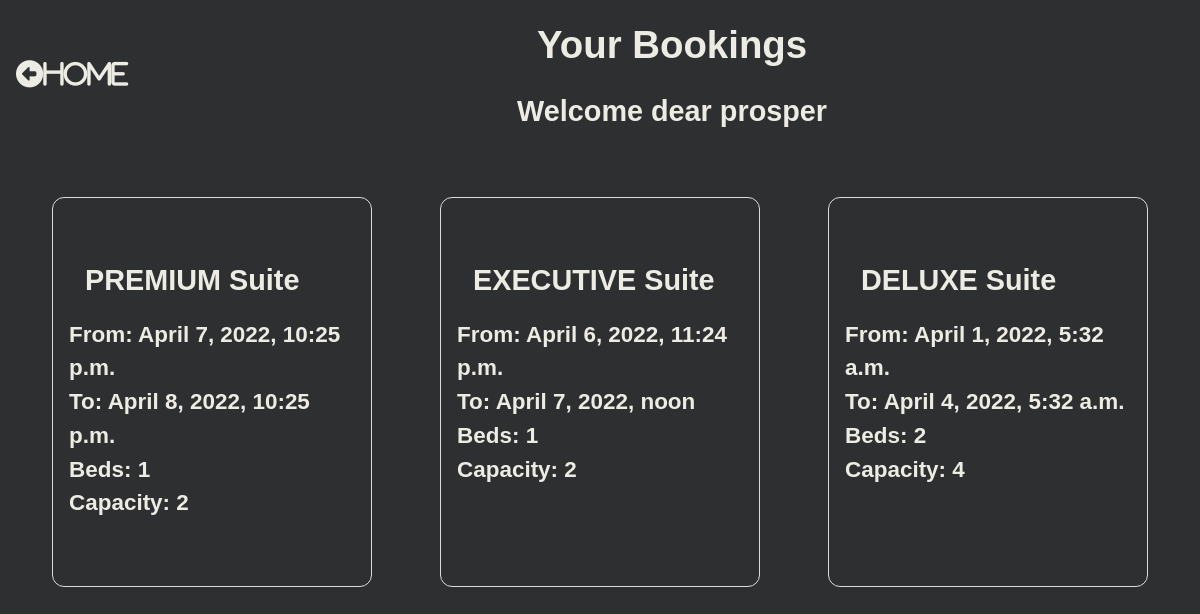
Before: /booking-list/ (signed in) with the older database file.
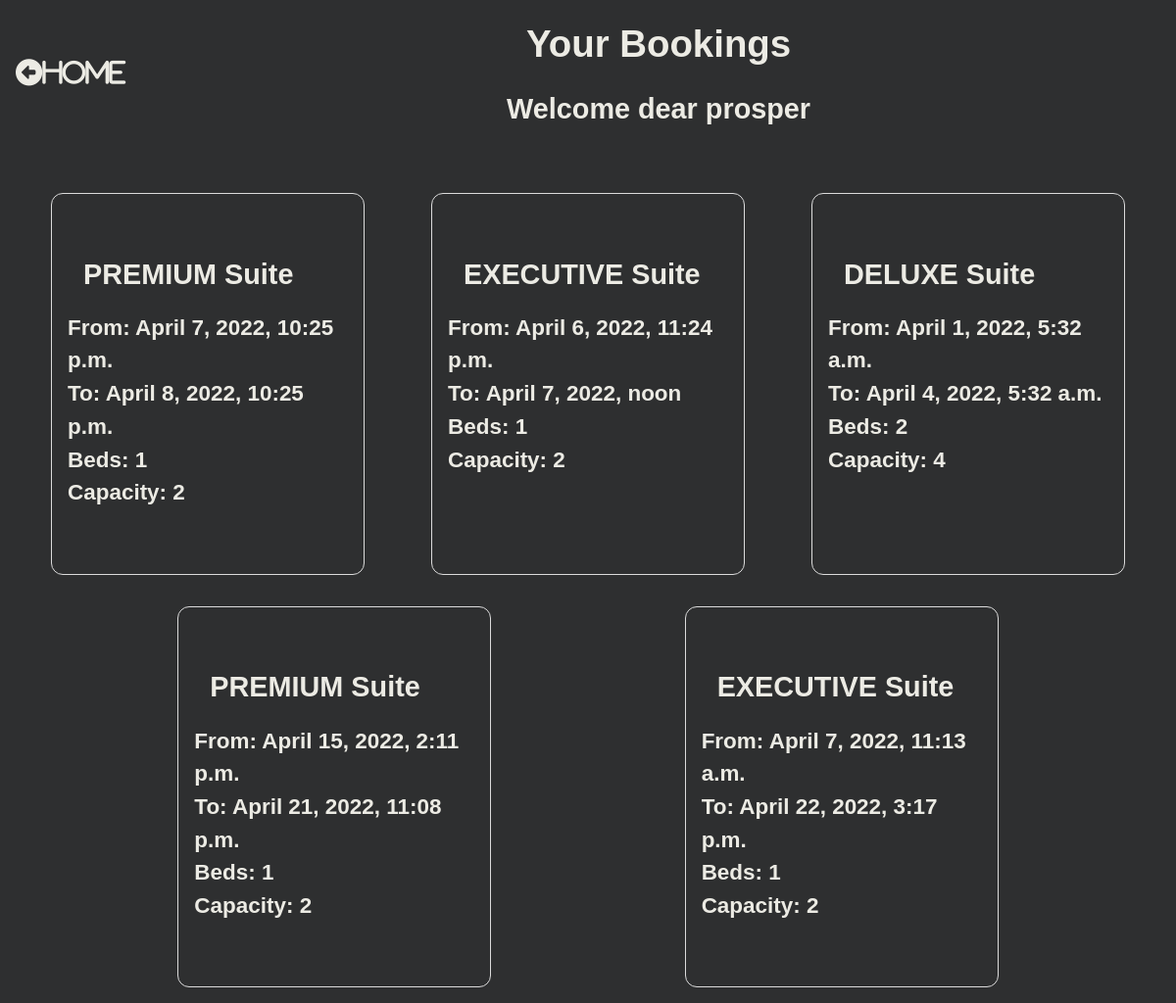
After: the same page with the newer database file.
### hotel/models.py (models this page shows, shortened)
class Booking(models.Model):
    user = models.ForeignKey(settings.AUTH_USER_MODEL, on_delete=models.CASCADE)
    room = models.ForeignKey(Room, on_delete=models.CASCADE)
    check_in = models.DateTimeField()
    check_out = models.DateTimeField()
    def get_room_category(self):
        room_categories = dict(self.room.ROOM_CATEGORIES)
        room_category = room_categories.get(self.room.category)
        return room_category
    def get_cancel_booking_url(self):
        return reverse_lazy('CancelBookingView', args=[self.pk])

class Room(models.Model):
    ROOM_CATEGORIES=(
        ('EXE', 'EXECUTIVE'),
        ('DEL', 'DELUXE'),
        ('PRE', 'PREMIUM'),
        ('STD', 'STANDARD'),
        ('PNT', 'PENTHOUSE')
    )
    number = models.IntegerField()
    category = models.CharField(max_length=3, choices=ROOM_CATEGORIES)
    beds = models.IntegerField()
    capacity = models.IntegerField()

### hotel/views.py (the view)
# urls.py: path("booking-list/", BookingListView.as_view(), name="BookingListView"),
class BookingListView(ListView):
    model = Booking
    template_name = "hotel/booking_list_view.html"
    def get_queryset(self, *args, **kwargs):
        if self.request.user.is_staff:
            booking_list = Booking.objects.all()
            return booking_list
        else:
            booking_list = Booking.objects.filter(user=self.request.user)
            return booking_list

### hotel/templates/hotel/booking_list_view.html (shortened to what this page needs)
{% load static %}
<!DOCTYPE html>
<html lang="en">
<head>
    <link rel="stylesheet" href="{% static 'hotel/css/booking_list_view.css' %}">
</head>
<body>
    <div class="content">
        <div class="header">
            <div class="headings">
                <h1>Your Bookings</h1>
                <h2>Welcome dear {{user}}</h2>
            </div>
            <div class="home">
                <div class="home">
                    <a href="{% url 'RoomListView' %}"><i class="fas fa-arrow-alt-circle-left">Home</i></a>
                </div>
            </div>
        </div>
        <div class="bookings">
            {% for booking in booking_list %}
            <div class="booking">
                <div class="category">
                    <h2>{{booking.get_room_category}} Suite</h2>
                </div>
                <div class="from">
                    <h3>From: {{booking.check_in}}</h3>
                </div>
                <div class="to">
                    <h3>To: {{booking.check_out}}</h3>
                </div>
                <div class="beds">
                    <h3>Beds: {{booking.room.beds}}</h3>
                </div>
                <div class="capacity">
                    <h3>Capacity: {{booking.room.capacity}}</h3>
                </div>
                <div class="cancel"><a href="{{ booking.get_cancel_booking_url }}" class="invisible"></a></div>
            </div>
            {% endfor %}
        </div>
</body>
</html>

Changed rows visible on the page:
added Booking: get_room_category "PREMIUM", check_in "April 15, 2022, 2:11 p.m.", check_out "April 21, 2022, 11:08 p.m.", room.beds "1", room.capacity "2"
added Booking: get_room_category "EXECUTIVE", check_in "April 7, 2022, 11:13 a.m.", check_out "April 22, 2022, 3:17 p.m.", room.beds "1", room.capacity "2"
